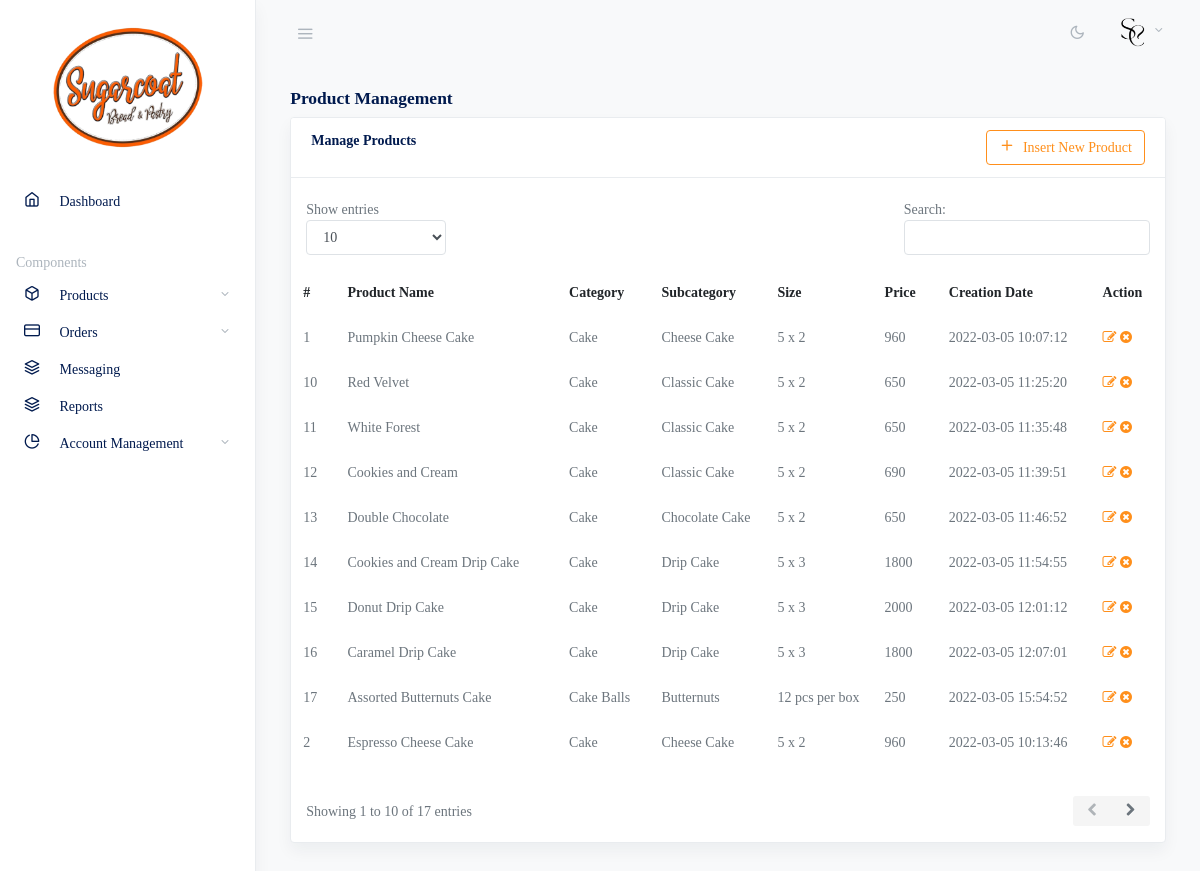
/admin/manage-products.php (signed in), run on the app's committed database.
### tables this page shows
CREATE TABLE `products` (
  `id` int(11) NOT NULL,
  `category_id` int(11) NOT NULL,
  `subcategory_id` int(11) DEFAULT NULL,
  `productName` varchar(255) DEFAULT NULL,
  `productSize` varchar(255) DEFAULT NULL,
  `productPrice` int(11) DEFAULT NULL,
  `productDescription` varchar(255) DEFAULT NULL,
  `productImage1` varchar(255) DEFAULT NULL,
  `productImage2` varchar(255) DEFAULT NULL,
  `productImage3` varchar(255) DEFAULT NULL,
  `shippingCharge` int(11) DEFAULT NULL,
  `productAvailability` varchar(255) DEFAULT NULL,
  `postingDate` timestamp NULL DEFAULT current_timestamp(),
  `updationDate` varchar(255) DEFAULT NULL
);

CREATE TABLE `category` (
  `category_id` int(11) NOT NULL,
  `categoryName` varchar(255) DEFAULT NULL,
  `categoryDescription` longtext DEFAULT NULL,
  `creationDate` timestamp NOT NULL DEFAULT current_timestamp(),
  `updationDate` varchar(255) DEFAULT NULL
);

CREATE TABLE `subcategory` (
  `subcategory_id` int(11) NOT NULL,
  `category_id` int(11) DEFAULT NULL,
  `subcategory` varchar(255) DEFAULT NULL,
  `creationDate` timestamp NULL DEFAULT current_timestamp(),
  `updationDate` varchar(255) DEFAULT NULL
);

### admin/manage-products.php (the view, shortened to what this page needs)
<?php
include('include/config.php');
if(strlen($_SESSION['alogin'])==0)
	{
header('location:index.php');
}
else{
?>
<!doctype html>
<html lang="en">
  <head>
    <link rel="stylesheet" href="css/simplebar.css">
		<link type="text/css" href="images/icons/css/font-awesome.css" rel="stylesheet">
    <link rel="stylesheet" href="css/feather.css">
    <link rel="stylesheet" href="css/daterangepicker.css">
    <link rel="stylesheet" href="app-light.css" id="lightTheme">
    <link rel="stylesheet" href="app-dark.css" id="darkTheme" disabled>
  </head>
  <body class="vertical  light  ">
<?php include('include/header.php');?>
<?php include('include/sidebar.php');?>
	  <main role="main" class="main-content">
        <div class="container-fluid">
          <div class="row justify-content-center">
            <div class="col-12">
              <h2 class="h5 page-title">Product Management</h2>
			            <div class="card shadow mb-4">
                <div class="card-header">
                  <strong class="card-title">Manage Products</strong>
				  <a href="insert-product.php" class="btn mb btn-outline-primary" style="float:right"><span class="fe fe-plus fe-16 mr-2"></span>Insert New Product</a>
                </div>
<div class="module-body table">
									<br />
								<table class="datatable-1  table table-borderless table-hover" id="DataTables">
									<thead>
										<tr>
											<th>#</th>
											<th>Product Name</th>
											<th>Category </th>
											<th>Subcategory</th>
											<th>Size</th>
											<th>Price</th>
											<th>Creation Date</th>
											<th>Action</th>
										</tr>
									</thead>
									<tbody>
<?php $query=mysqli_query($con,"select products.*,category.categoryName,subcategory.subcategory from products join category on category.category_id=products.category_id join subcategory on subcategory.subcategory_id=products.subcategory_id");
$cnt=1;
while($row=mysqli_fetch_array($query))
{
?>
										<tr>
											<td><?php echo htmlentities($cnt);?></td>
											<td><?php echo htmlentities($row['productName']);?></td>
											<td><?php echo htmlentities($row['categoryName']);?></td>
											<td> <?php echo htmlentities($row['subcategory']);?></td>
											<td><?php echo htmlentities($row['productSize']);?></td>
											<td><?php echo htmlentities($row['productPrice']);?></td>
											<td><?php echo htmlentities($row['postingDate']);?></td>
											<td>
											<a href="edit-products.php?id=<?php echo $row['id']?>" ><i class="icon-edit"></i></a>
											<a href="manage-products.php?id=<?php echo $row['id']?>&del=delete" onClick="return confirm('Are you sure you want to delete?')"><i class="icon-remove-sign"></i></a>
											</td>
										</tr>
										<?php $cnt=$cnt+1; } ?>
								</table>
							</div>
              </div>
            </div>
          </div>
        </div>
      </main>
    </div>
  </body>
  <?php } ?>
</html>

### admin/include/header.php (shortened to what this page needs)
<div class="wrapper">
     <nav class="topnav navbar navbar-light">
       <button type="button" class="navbar-toggler text-muted mt-2 p-0 mr-3 collapseSidebar">
         <i class="fe fe-menu navbar-toggler-icon"></i>
       </button>
       <ul class="nav">
         <li class="nav-item">
           <a class="nav-link text-muted my-2" href="#" id="modeSwitcher" data-mode="light">
             <i class="fe fe-sun fe-16"></i>
           </a>
         </li>
         <li class="nav-item dropdown">
           <a class="nav-link dropdown-toggle text-muted pr-0" href="#" id="navbarDropdownMenuLink" role="button" data-toggle="dropdown" aria-haspopup="true" aria-expanded="false">
             <span class="avatar avatar-sm mt-2">
               <img src="./assets/avatars/head-logo.png" alt="..." class="avatar-img rounded-circle">
             </span>
           </a>
         </li>
       </ul>
     </nav>

### admin/include/sidebar.php (shortened to what this page needs)
  <aside class="sidebar-left border-right bg-white shadow" id="leftSidebar" data-simplebar>
    <nav class="vertnav navbar navbar-light">
      <div class="w-100 mb-4 d-flex">
        <a class="navbar-brand mx-auto mt-2 flex-fill text-center" href="#">
            <img src="../scocs images/scocs-logo.png" width="70%">
        </a>
      </div>
<ul class="navbar-nav flex-fill w-100 mb-2">
        <li class="nav-item w-100">
          <a class="nav-link" href="dashboard.php">
            <i class="fe fe-home fe-16"></i>
            <span class="ml-3 item-text">Dashboard</span>
          </a>
        </li>
      </ul>
      <p class="text-muted nav-heading mt-4 mb-1">
        <span>Components</span>
      </p>
      <ul class="navbar-nav flex-fill w-100 mb-2">
        <li class="nav-item dropdown">
          <a href="#ui-elements" data-toggle="collapse" aria-expanded="false" class="dropdown-toggle nav-link">
            <i class="fe fe-box fe-16"></i>
            <span class="ml-3 item-text">Products</span>
          </a>
        </li>
        <li class="nav-item dropdown">
          <a href="#forms" data-toggle="collapse" aria-expanded="false" class="dropdown-toggle nav-link">
            <i class="fe fe-credit-card fe-16"></i>
            <span class="ml-3 item-text">Orders</span>
          </a>
        </li>
<li class="nav-item w-100">
          <a class="nav-link" href="users.php">
            <i class="fe fe-layers fe-16"></i>
            <span class="ml-3 item-text">Messaging</span>
          </a>
        </li>
<li class="nav-item w-100">
          <a class="nav-link" href="#">
            <i class="fe fe-layers fe-16"></i>
            <span class="ml-3 item-text">Reports</span>
          </a>
        </li>
        <li class="nav-item dropdown">
          <a href="#accounts" data-toggle="collapse" aria-expanded="false" class="dropdown-toggle nav-link">
            <i class="fe fe-pie-chart fe-16"></i>
            <span class="ml-3 item-text">Account Management</span>
          </a>
        </li>
      </ul>
    </nav>
  </aside>

### admin/css/simplebar.css (style rules this page uses)
[data-simplebar] { position: relative; flex-direction: column; flex-wrap: wrap; justify-content: flex-start; align-content: flex-start; align-items: flex-start; }

### admin/css/feather.css (style rules this page uses)
.fe { font-family: "feather" !important; speak: none; font-style: normal; font-weight: normal; font-variant: normal; text-transform: none; line-height: 1; -webkit-font-smoothing: antialiased; -moz-osx-font-smoothing: grayscale; }
.fe-16 { font-size: 16px; }
.fe-box:before { content: ""; }
.fe-credit-card:before { content: ""; }
.fe-home:before { content: ""; }
.fe-layers:before { content: ""; }
.fe-menu:before { content: ""; }
.fe-pie-chart:before { content: ""; }
.fe-plus:before { content: ""; }
.fe-sun:before { content: ""; }

### data on the page
products: productName "Pumpkin Cheese Cake", category.categoryName "Cake", subcategory.subcategory "Cheese Cake", productSize "5 x 2", productPrice "960", postingDate "2022-03-05 10:07:12"
products: productName "Espresso Cheese Cake", category.categoryName "Cake", subcategory.subcategory "Cheese Cake", productSize "5 x 2", productPrice "960", postingDate "2022-03-05 10:13:46"
products: productName "Red Velvet", category.categoryName "Cake", subcategory.subcategory "Classic Cake", productSize "5 x 2", productPrice "650", postingDate "2022-03-05 11:25:20"
products: productName "White Forest", category.categoryName "Cake", subcategory.subcategory "Classic Cake", productSize "5 x 2", productPrice "650", postingDate "2022-03-05 11:35:48"
products: productName "Cookies and Cream", category.categoryName "Cake", subcategory.subcategory "Classic Cake", productSize "5 x 2", productPrice "690", postingDate "2022-03-05 11:39:51"
products: productName "Double Chocolate", category.categoryName "Cake", subcategory.subcategory "Chocolate Cake", productSize "5 x 2", productPrice "650", postingDate "2022-03-05 11:46:52"
products: productName "Cookies and Cream Drip Cake", category.categoryName "Cake", subcategory.subcategory "Drip Cake", productSize "5 x 3", productPrice "1800", postingDate "2022-03-05 11:54:55"
products: productName "Donut Drip Cake", category.categoryName "Cake", subcategory.subcategory "Drip Cake", productSize "5 x 3", productPrice "2000", postingDate "2022-03-05 12:01:12"
products: productName "Caramel Drip Cake", category.categoryName "Cake", subcategory.subcategory "Drip Cake", productSize "5 x 3", productPrice "1800", postingDate "2022-03-05 12:07:01"
products: productName "Assorted Butternuts Cake", category.categoryName "Cake Balls", subcategory.subcategory "Butternuts", productSize "12 pcs per box", productPrice "250", postingDate "2022-03-05 15:54:52"
